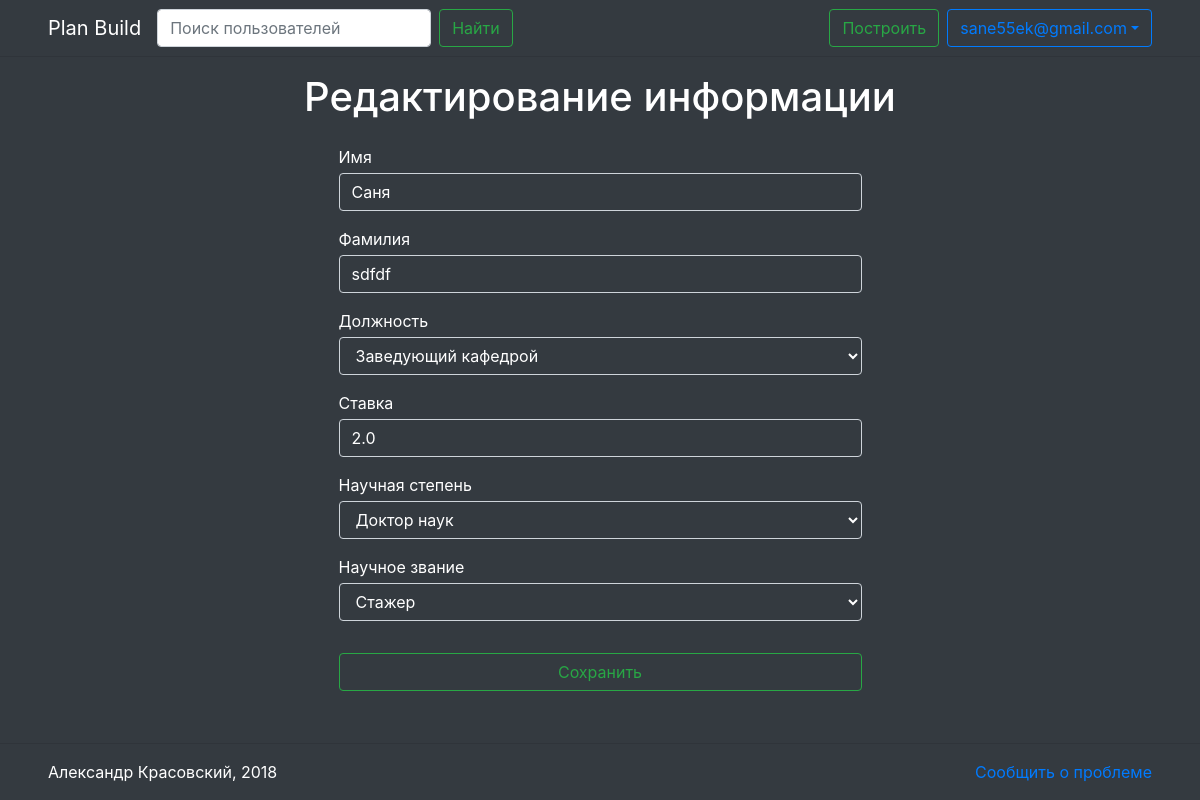
The app's page /auth/edit/ (signed in) with its own data.
### builder_auth/models.py (models this page shows, shortened)
class CustomUser(AbstractUser):
    username = models.CharField(max_length=40, unique=False, default='')
    email = models.EmailField('email address', unique=True, error_messages={'required': 'Пользователь с такой почтой уже существует.'})
    post = models.ForeignKey('builder.Post', null=True, default=None, on_delete=models.SET_DEFAULT)
    science_degree  = models.ForeignKey('builder.ScienceDegree', null=True, default=None, on_delete=models.SET_NULL)
    science_title = models.ForeignKey('builder.ScienceTitle', null=True, default=None, on_delete=models.SET_NULL)
    salary = models.FloatField(null=True, default=1)
    adopted_fields = models.ForeignKey('builder_auth.CustomUser', null=True, default=None, on_delete=models.SET_NULL)
    USERNAME_FIELD = 'email'
    REQUIRED_FIELDS = []
    objects = UserManager()

### builder_auth/views.py (the view)
# urls.py: path('edit/', ChangeView, name='edit'),
@csrf_protect
def ChangeView(request, template_name='builder_auth/edit.html'):
    if not request.user.is_authenticated:
        return redirect('/')
    else:
        if request.method == 'POST':
            form = CustomUserChangeForm(request.POST, instance=request.user)
            if form.is_valid():
                form.save()
                messages.success(request, 'Успешно сохранено.')
            else:
                pass
            context = {'form': form}
            return render(request, template_name, context)
        else:
            form = CustomUserChangeForm(instance=request.user)
            context = {'form': form}
            return render(request, template_name, context)

### builder_auth/forms.py
class CustomUserChangeForm(UserChangeForm):
    password = None
    email = None
    class Meta:
        model = CustomUser
        fields = ('first_name', 'last_name', 'post', 'salary', 'science_degree', 'science_title')
    def __init__(self, *args, **kwargs):
        super(UserChangeForm, self).__init__(*args, **kwargs)
        self.fields['first_name'].label = 'Имя'
        self.fields['last_name'].label = 'Фамилия'
        self.fields['post'].label = 'Должность'
        self.fields['salary'].label = 'Ставка'
        self.fields['science_degree'].label = 'Научная степень'
        self.fields['science_title'].label = 'Научное звание'
        self.fields['post'].empty_label = 'Выберите должность'
        self.fields['science_degree'].empty_label = 'Выберите научную степень'
        self.fields['science_title'].empty_label = 'Выберите научное звание'
        for visible in self.visible_fields():
            visible.field.widget.attrs['class'] = 'form-control mb-3 mt-1 bg-dark text-white'
            visible.field.widget.attrs['placeholder'] = visible.label
            if visible.errors:
                visible.field.widget.attrs['class'] += ' is-invalid'

### builder/models.py (called while the page is built)
    def __str__(self):
        return self.name

    def __str__(self):
        return self.name

    def __str__(self):
        return self.name

### builder_auth/models.py (called while the page is built)
    def get_queryset(self):
        return super(UserManager, self).get_queryset().select_related('science_degree', 'science_title', 'post')

### builder_auth/templates/builder_auth/edit.html (shortened to what this page needs)
{% extends 'builder/_base.html' %}
{% block content %}
    <div class="container d-flex flex-column align-items-center">
        <h1 class="text-white">Редактирование информации</h1>
        <form action="{% url 'builder_auth:edit' %}" method="POST" class="mx-auto p-3 w-50 d-inline-block">
            {% for field in form %}
                <div class="form-group text-white">
                    {{ field.label }}
                    {{ field }}
                </div>
            {% endfor %}
            <button type="submit" class="btn btn-outline-success w-100 mt-3">Сохранить</button>
        </form>
    </div>
{% endblock %}

### builder/templates/builder/_base.html (shortened to what this page needs)
{% load static %}
<!DOCTYPE html>
<html lang="en">
<head>
    <link rel="stylesheet" href="{% static 'builder/css/bootstrap.min.css' %}"/>
    <link rel="stylesheet" href="{% static 'builder/css/styles.css' %}"/>
    <link rel="stylesheet" href="{% static 'builder/css/dropzone.css' %}"/>
    <link rel="stylesheet" href="{% static 'builder/css/all.css' %}"/>
</head>
<body class="bg-dark">
<nav class="navbar navbar-expand-lg navbar-dark bg-dark px-5">
    {% block nav %}
        <a class="navbar-brand" href="{% url 'builder:index' %}">Plan Build</a>
        <div class="collapse navbar-collapse" id="navbarSupportedContent">
            <form class="form-inline my-2 my-lg-0" action="{% url 'builder:search' %}" method="GET">
                <input class="form-control mr-sm-2" type="search" placeholder="Поиск пользователей" aria-label="Search"
                       name="search">
                <button class="btn btn-outline-success my-2 my-sm-0" type="submit">Найти</button>
            </form>
            <ul class="navbar-nav ml-auto">
                <a class="nav-link my-lg-0 py-0" href="{% url 'builder:index' %}">
                    <button class="btn btn-outline-success my-sm-0">Построить</button>
                </a>
                <li class="nav-item dropdown">
                    <button type="button" class="btn btn-outline-primary dropdown-toggle" data-toggle="dropdown"
                            id="navbarDropdown">{{ user.email }}</button>
                </li>
            </ul>
        </div>
    {% endblock %}
</nav>
<main class="bg-dark p-3 mb-5">
    {% block content %}
    {% endblock %}
</main>
<footer class="text-white fixed-bottom bg-dark">
    <hr/>
    <div class="d-flex justify-content-between px-5">
        <p class="">Александр Красовский, 2018</p>
        <p class=""><a href="mailto:sane55ek@gmail.com">Сообщить о проблеме</a></p>
    </div>
</footer>
</body>
</html>

### builder/static/builder/css/styles.css (style rules this page uses)
* { -moz-user-select: none; -ms-user-select: none; -o-user-select: none; -webkit-user-select: none; }
footer { z-index: 1000; }
footer hr { margin-top: 0px; }

### records on screen
CustomUser: email "sane55ek@gmail.com", form "Саня" "sdfdf" "Заведующий кафедрой" "2.0" "Доктор наук" "Стажер"

### other values on screen
{{ field.label }} "Имя" "Фамилия" "Должность" "Ставка" "Научная степень" "Научное звание"
